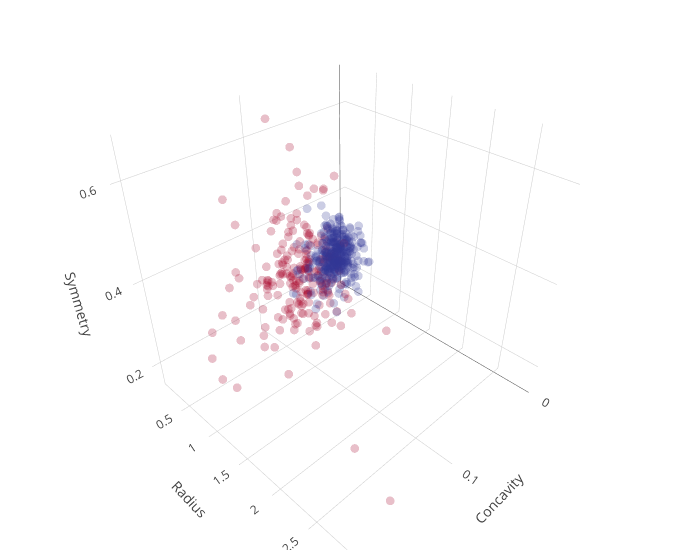

The notebook cell this image was saved under:
### Code cell
x = Breast_Cancer_Model['concave points_mean']
y = Breast_Cancer_Model['radius_se']
z = Breast_Cancer_Model['symmetry_worst']
c = Breast_Cancer_Model['diagnosis']

trace1 = go.Scatter3d(
    x=x,
    y=y,
    z=z,
    mode='markers',
    marker=dict(
    size=3,
    color=c,
    colorscale=[[0.0, 'rgb(49,54,149)'], [1.0, 'rgb(165,0,38)']],
    opacity=0.25),
    showlegend=False)

data = [trace1]
layout = go.Layout(
    margin=dict(
    l=0,
    r=0, 
    b=0,
    t=0)
)

layout = go.Layout(
    scene = dict(
    xaxis = dict(
        title='Concavity'),
    yaxis = dict(
        title='Radius'),
    zaxis = dict(
        title='Symmetry'),),
    width=700,
    margin=dict(
    r=20, b=10,
    l=10, t=10)
)

fig = go.Figure(data=data, layout=layout)
iplot(fig, filename='3d-pubg-plot')

### Figure 1 — Plotly figure (JSON) as saved in the notebook; plotly's stock layout.template omitted (floating-point values rounded to 4 significant figures; data arrays with more than 128 entries replaced by an {"elided": "..."} marker saying what was removed)
{"data": [{"marker": {"color": {"elided": "569 int values"}, "colorscale": [[0, "rgb(49,54,149)"], [1, "rgb(165,0,38)"]], "opacity": 0.25, "size": 3}, "mode": "markers", "showlegend": false, "type": "scatter3d", "uid": "4d2ca65c-1ea5-4129-b6e5-64b3d23d0e61", "x": {"elided": "569 float values"}, "y": {"elided": "569 float values"}, "z": {"elided": "569 float values"}}], "layout": {"margin": {"b": 10, "l": 10, "r": 20, "t": 10}, "scene": {"xaxis": {"title": {"text": "Concavity"}}, "yaxis": {"title": {"text": "Radius"}}, "zaxis": {"title": {"text": "Symmetry"}}}, "width": 700}}
